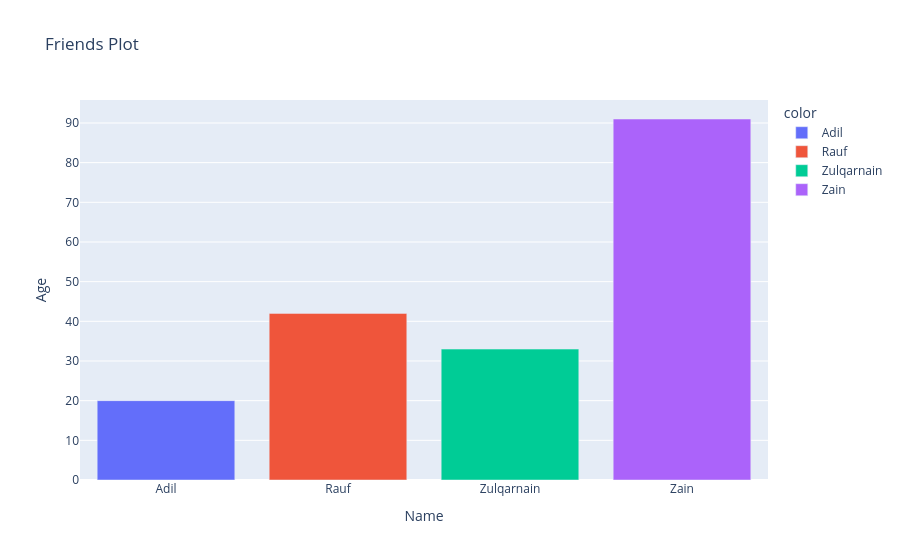

The notebook cell saved with this chart:
### Markdown cell above
### **Bar Plot**

### Code cell
fig= px.bar(x=["Adil","Rauf","Zulqarnain","Zain"], y=[20,42,33,91], title="Friends Plot", labels={"x":"Name","y":"Age"},color=["Adil","Rauf","Zulqarnain","Zain"])
fig.write_image("plots/Friends.png")
fig.show()

### Figure 1 — Plotly figure (JSON) as saved in the notebook; plotly's stock layout.template omitted (floating-point values rounded to 4 significant figures)
{"data": [{"alignmentgroup": "True", "hovertemplate": "color=Adil<br>Name=%{x}<br>Age=%{y}<extra></extra>", "legendgroup": "Adil", "marker": {"color": "#636efa", "pattern": {"shape": ""}}, "name": "Adil", "offsetgroup": "Adil", "orientation": "v", "showlegend": true, "textposition": "auto", "type": "bar", "x": ["Adil"], "xaxis": "x", "y": [20], "yaxis": "y"}, {"alignmentgroup": "True", "hovertemplate": "color=Rauf<br>Name=%{x}<br>Age=%{y}<extra></extra>", "legendgroup": "Rauf", "marker": {"color": "#EF553B", "pattern": {"shape": ""}}, "name": "Rauf", "offsetgroup": "Rauf", "orientation": "v", "showlegend": true, "textposition": "auto", "type": "bar", "x": ["Rauf"], "xaxis": "x", "y": [42], "yaxis": "y"}, {"alignmentgroup": "True", "hovertemplate": "color=Zulqarnain<br>Name=%{x}<br>Age=%{y}<extra></extra>", "legendgroup": "Zulqarnain", "marker": {"color": "#00cc96", "pattern": {"shape": ""}}, "name": "Zulqarnain", "offsetgroup": "Zulqarnain", "orientation": "v", "showlegend": true, "textposition": "auto", "type": "bar", "x": ["Zulqarnain"], "xaxis": "x", "y": [33], "yaxis": "y"}, {"alignmentgroup": "True", "hovertemplate": "color=Zain<br>Name=%{x}<br>Age=%{y}<extra></extra>", "legendgroup": "Zain", "marker": {"color": "#ab63fa", "pattern": {"shape": ""}}, "name": "Zain", "offsetgroup": "Zain", "orientation": "v", "showlegend": true, "textposition": "auto", "type": "bar", "x": ["Zain"], "xaxis": "x", "y": [91], "yaxis": "y"}], "layout": {"barmode": "relative", "legend": {"title": {"text": "color"}, "tracegroupgap": 0}, "title": {"text": "Friends Plot"}, "xaxis": {"anchor": "y", "domain": [0, 1], "title": {"text": "Name"}}, "yaxis": {"anchor": "x", "domain": [0, 1], "title": {"text": "Age"}}}}
